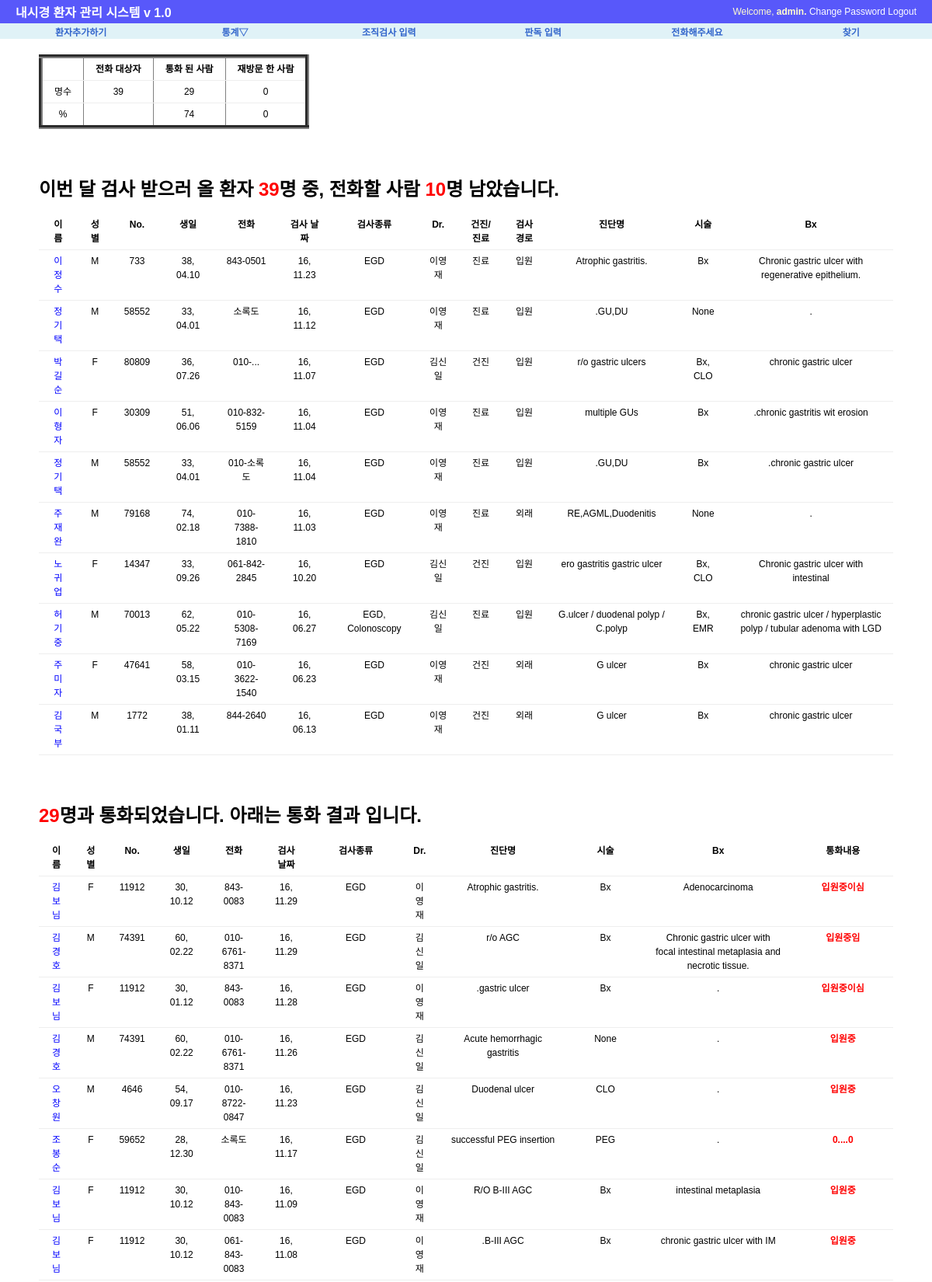
The app's page /procedure/phone/ (signed in, upper part) with its own data.
### procedure/models.py (models this page shows, shortened)
class Exam(models.Model):
    exam_date=models.DateField('검사 날짜', default=date.today)
    exam_type=MultiSelectField('내시경 종류', max_length=20, max_choices=3,choices=(('E', 'EGD'),('C','Colonoscopy'), ('S','Sigmoidoscopy')))
    exam_doc=models.CharField('의사', max_length=30, choices=(('이영재','이영재'),('김신일','김신일')), default='김신일')
    exam_class=models.CharField('건진/진료',max_length=30, choices=(('건진',"건진"),('진료',"진료"),('건진+진료',"건진+진료")), default='건진')
    exam_place=models.CharField('외래/입원', max_length=20, choices=(('입원', '입원'), ('외래', '외래')), default='외래')
    patient_name=models.CharField('환자 이름', max_length=50)
    hospital_no=models.CharField('환자등록 번호', max_length=10)
    patient_sex=models.CharField('성별',max_length=10, choices=(('M',"남자"),('F', "여자")), default='M')
    patient_birth=models.DateField('생일', auto_now=False)
    patient_phone=models.CharField("전화번호", max_length=15, default="010-")
    exam_Dx=models.CharField("내시경 진단명",max_length=200)
    exam_procedure=MultiSelectField("시술", max_length=20, max_choices=5, choices=(('None','None'),('Bx',"Bx"),('CLO','CLO'),('Polypectomy', "Polypectomy"),("EMR",'EMR'),
                                                           ('ForeignBody','Foreign Body Remove'),('BleedingControl','Bleeding Control'),('PEG','PEG')))
    Bx_result=models.CharField("조직검사 결과", max_length=200, default=".")
    follow_up=models.IntegerField("추적검사 기간", default=0)
    phone_check=models.CharField("전화 통화 결과", max_length=50, default='.')
    re_visit=models.BooleanField("재방문", default=False)
    class Meta:
        ordering=['-exam_date']

### procedure/views.py (the view)
@login_required
def phone(request):
    today=date.today()
    all_patients=Exam.objects.all()
    context={'phone_list':[], 'phoned_list':[], 'visited_list':[],  'total_number':0, 'will_phone_number':0, 'phoned_number':0, 'visited_number':0, 'phoned_fraction':0,"visited_fraction":0}
    for patient in all_patients:
        call_date=add_month(patient.exam_date, patient.follow_up)
        if today.year==call_date.year and today.month==call_date.month :
            if patient.exam_date.year == today.year and patient.exam_date.month == today.month:
                continue;
            else:
                if patient.phone_check == '.':
                    context['phone_list'].append(patient)
                elif patient.phone_check !='.':
                    if patient.re_visit == True:
                        context['visited_list'].append(patient)
                    else :
                        context['phoned_list'].append(patient)
    context['will_phone_number']=len(context['phone_list'])
    context['visited_number'] = len(context['visited_list'])
    context['phoned_number']=len(context['phoned_list'])+context['visited_number']
    context['total_number'] = context['will_phone_number'] + context['phoned_number']
    if context['total_number'] ==0:
        context['phoned_fraction'], context['visited_fraction'] = 0,0
    else :
        context['phoned_fraction']=round(float(context['phoned_number'])/context['total_number']*100)
        context['visited_fraction']=round(float(context['visited_number'])/context['total_number']*100)
    return render(request, 'procedure/phone_list.html', context)

### procedure/views.py (called while the page is built)
def add_month(date, months):
    month=date.month + int(months)-1
    year=int(date.year + (month/12))
    month=(month%12)+1
    day=date.day
    new_date=date.replace(year=year, month=month, day=1)
    return new_date

### procedure/templates/procedure/phone_list.html (shortened to what this page needs)
{%  extends "base.html" %}
{% block content %}
<div id="content">
    <table border="5" >
        <tr>
            <th></th>
            <th> 전화 대상자</th>
            <th> 통화 된 사람</th>
            <th> 재방문 한 사람</th>
        </tr>
        <tr>
            <td> 명수</td>
            <td> {{total_number}}</td>
            <td> {{phoned_number}}</td>
            <td> {{visited_number}}</td>
        </tr>
        <tr>
            <td> % </td>
            <td> </td>
            <td> {{phoned_fraction}}</td>
            <td> {{visited_fraction}}</td>
        </tr>
    </table>
    <br><br><br>
    <h1> 이번 달 검사 받으러 올 환자 <font color="red">{{total_number}}</font>명 중, 전화할 사람 <font color="red">{{will_phone_number}}</font>명 남았습니다.</h1>
        <table>
        <tr>
        <th> 이름</th>
        <th> 성별</th>
        <th> No.</th>
        <th> 생일</th>
        <th> 전화</th>
        <th> 검사 날짜</th>
        <th> 검사종류</th>
        <th> Dr.</th>
        <th> 건진/진료</th>
        <th> 검사 경로</th>
        <th> 진단명</th>
        <th> 시술</th>
        <th> Bx </th>
        </tr>
    {% for list in phone_list %}
    <tr>
        <td><a href="{% url 'procedure:phonecheck' list.id %}"><font color="blue">{{ list.patient_name }}</font></a></td>
        <td>{{ list.patient_sex }}</td>
        <td>{{ list.hospital_no}}</td>
        <td>{{ list.patient_birth |  date:"y, m.d"}}</td>
        <td>{{ list.patient_phone }}</td>
        <td>{{ list.exam_date |  date:"y, m.d" }}</td>
        <td>{{ list.exam_type }}</td>
        <td>{{ list.exam_doc}}</td>
        <td>{{ list.exam_class }}</td>
        <td>{{ list.exam_place }}</td>
        <td>{{ list.exam_Dx }}</td>
        <td>{{ list.exam_procedure }}</td>
        <td>{{ list.Bx_result }}</td>
        </tr>
    {% endfor %}
        </table>
    <br><br><br>
    <h1> <font color="red">{{phoned_number}}</font>명과 통화되었습니다. 아래는 통화 결과 입니다.</h1>
    <table>
        <tr>
        <th> 이름</th>
        <th> 성별</th>
        <th> No.</th>
        <th> 생일</th>
        <th> 전화</th>
        <th> 검사 날짜</th>
        <th> 검사종류</th>
        <th> Dr.</th>
        <th> 진단명</th>
        <th> 시술</th>
        <th> Bx </th>
        <th> 통화내용</th>
        </tr>
    {% for list in phoned_list %}
    <tr>
        <td><a href="{% url 'procedure:revisit' list.id %}"><font color="blue">{{ list.patient_name }}</font></a></td>
        <td>{{ list.patient_sex }}</td>
        <td>{{ list.hospital_no}}</td>
        <td>{{ list.patient_birth |  date:"y, m.d"}}</td>
        <td>{{ list.patient_phone }}</td>
        <td>{{ list.exam_date |  date:"y, m.d" }}</td>
        <td>{{ list.exam_type }}</td>
        <td>{{ list.exam_doc}}</td>
        <td>{{ list.exam_Dx }}</td>
        <td>{{ list.exam_procedure }}</td>
        <td>{{ list.Bx_result }}</td>
        <td><font color="red"><b>{{ list.phone_check }}</b></font></td>
    </tr>
    {% endfor %}
    </table>
    <br><br><br>
</div>
{% endblock %}

### templates/base.html (shortened to what this page needs)
<!DOCTYPE html>
<html lang="ko">
<head>
    {% load staticfiles %}
    <link rel="stylesheet" type="text/css" href="{% static "css/base.css" %}" >
    <link rel="stylesheet" type="text/css" href="{% block extrastyle %}{% endblock %}" />
</head>
<body>
<div id="header">
    <h2 class="maintitle"><a href="#"> <a href="{% url 'home' %}"> 내시경 환자 관리 시스템 v 1.0</a></h2>
    {% if user.is_active %}
    <h4 class="welcome">Welcome,
        <strong> {% firstof user.get_short_name user.get_username %}.</strong>
        <a href="{% url 'password_change' %}"> Change Password</a>
        <a href="{% url 'logout' %}">Logout</a>
    </h4>
    {% else %}
    <h4 class="welcome"> 로그인해 주세요./
        <a href=" {% url 'login' %}">Login</a>
        <a href=" {% url 'register' %}">Register</a>
    </h4>
    {% endif %}
</div>
<div id ="menu">
    <li><a href="{% url 'procedure:add' %}"> 환자추가하기</a></li>
    <li><a href="#" >통계&bigtriangledown;</a>
    </li>
    <li><a href="{% url 'procedure:biopsy' %}">조직검사 입력</a></li>
    <li><a href="{% url 'procedure:readinglist' %}">판독 입력</a></li>
    <li><a href="{% url 'procedure:phone' %}">전화해주세요</a></li>
    <li><a href="{% url 'procedure:search' %}"> 찾기</a></li>
</div>
{% block content %}{% endblock %}
</body>
</html>

### static/css/base.css (style rules this page uses)
body { font-family: "Lucida Grande", Verdana, Arial,sans-serif; font-size: 12px }
div#header { position: absolute; top: 0px; left: 0px; height: 30px; width:1200px; display: table; background: #5858FA; }
div#menu { position: absolute; top:30px; left:0px; height: 20px; width: 1200px; display:table; table-layout: fixed; border-spacing: 10px 0px; background: #E0F2F7; font_size: 8px; }
div#content { position: absolute; top: 70px; left: 50px; right: 50px; }
.maintitle { display: table-cell; vertical-align: middle; padding-left: 20px; color: #fffccf; font-weight: bold; font-size: 16px; }
.welcome { display: table-cell; vertical-align: middle; text-align: right; padding-right: 20px; color: #fffccf; font-weight: normal; font-size: 12px; }
div#menu a:link, div#menu a:visited { color:#36c; }
div#menu >li { display: table-cell; vertical-align: middle; border: 0px solid #bbb; border-radius: 5px; text-align: center; font-weight: bold; }
a:link, a:visited { color: #FFFFFF; text-decoration: none; }
table { border-collapse: collapse; text-align: center; }
td, th { line-height: 18px; border-bottom: 1px solid #eee; vertical-align: top; padding : 5px 15px; font-family : "Lucida Grande", Verdana, Arial, sans-serif; }

### records on screen
Exam: patient_name "이정수", patient_sex "M", hospital_no "733", patient_birth "38, 04.10", patient_phone "843-0501", exam_date "16, 11.23", exam_type "EGD", exam_doc "이영재", exam_class "진료", exam_place "입원", exam_Dx "Atrophic gastritis.", exam_procedure "Bx", Bx_result "Chronic gastric ulcer with regenerative epithelium."
Exam: patient_name "정기택", patient_sex "M", hospital_no "58552", patient_birth "33, 04.01", patient_phone "소록도", exam_date "16, 11.12", exam_type "EGD", exam_doc "이영재", exam_class "진료", exam_place "입원", exam_Dx ".GU,DU", exam_procedure "None", Bx_result "."
Exam: patient_name "박길순", patient_sex "F", hospital_no "80809", patient_birth "36, 07.26", patient_phone "010-...", exam_date "16, 11.07", exam_type "EGD", exam_doc "김신일", exam_class "건진", exam_place "입원", exam_Dx "r/o gastric ulcers", exam_procedure "Bx, CLO", Bx_result "chronic gastric ulcer"
Exam: patient_name "이형자", patient_sex "F", hospital_no "30309", patient_birth "51, 06.06", patient_phone "010-832-5159", exam_date "16, 11.04", exam_type "EGD", exam_doc "이영재", exam_class "진료", exam_place "입원", exam_Dx "multiple GUs", exam_procedure "Bx", Bx_result ".chronic gastritis wit erosion"
Exam: patient_name "정기택", patient_sex "M", hospital_no "58552", patient_birth "33, 04.01", patient_phone "010-소록도", exam_date "16, 11.04", exam_type "EGD", exam_doc "이영재", exam_class "진료", exam_place "입원", exam_Dx ".GU,DU", exam_procedure "Bx", Bx_result ".chronic gastric ulcer"
Exam: patient_name "주재완", patient_sex "M", hospital_no "79168", patient_birth "74, 02.18", patient_phone "010-7388-1810", exam_date "16, 11.03", exam_type "EGD", exam_doc "이영재", exam_class "진료", exam_place "외래", exam_Dx "RE,AGML,Duodenitis", exam_procedure "None", Bx_result "."
Exam: patient_name "노귀업", patient_sex "F", hospital_no "14347", patient_birth "33, 09.26", patient_phone "061-842-2845", exam_date "16, 10.20", exam_type "EGD", exam_doc "김신일", exam_class "건진", exam_place "입원", exam_Dx "ero gastritis gastric ulcer", exam_procedure "Bx, CLO", Bx_result "Chronic gastric ulcer with intestinal"
Exam: patient_name "허기중", patient_sex "M", hospital_no "70013", patient_birth "62, 05.22", patient_phone "010-5308-7169", exam_date "16, 06.27", exam_type "EGD, Colonoscopy", exam_doc "김신일", exam_class "진료", exam_place "입원", exam_Dx "G.ulcer / duodenal polyp / C.polyp", exam_procedure "Bx, EMR", Bx_result "chronic gastric ulcer / hyperplastic polyp / tubular adenoma with LGD"
Exam: patient_name "주미자", patient_sex "F", hospital_no "47641", patient_birth "58, 03.15", patient_phone "010-3622-1540", exam_date "16, 06.23", exam_type "EGD", exam_doc "이영재", exam_class "건진", exam_place "외래", exam_Dx "G ulcer", exam_procedure "Bx", Bx_result "chronic gastric ulcer"
Exam: patient_name "김국부", patient_sex "M", hospital_no "1772", patient_birth "38, 01.11", patient_phone "844-2640", exam_date "16, 06.13", exam_type "EGD", exam_doc "이영재", exam_class "건진", exam_place "외래", exam_Dx "G ulcer", exam_procedure "Bx", Bx_result "chronic gastric ulcer"
Exam: patient_name "김보님", patient_sex "F", hospital_no "11912", patient_birth "30, 10.12", patient_phone "843-0083", exam_date "16, 11.29", exam_type "EGD", exam_doc "이영재", exam_Dx "Atrophic gastritis.", exam_procedure "Bx", Bx_result "Adenocarcinoma", phone_check "입원중이심"
Exam: patient_name "김경호", patient_sex "M", hospital_no "74391", patient_birth "60, 02.22", patient_phone "010-6761-8371", exam_date "16, 11.29", exam_type "EGD", exam_doc "김신일", exam_Dx "r/o AGC", exam_procedure "Bx", Bx_result "Chronic gastric ulcer with focal intestinal metaplasia and necrotic tissue.", phone_check "입원중임"
Exam: patient_name "김보님", patient_sex "F", hospital_no "11912", patient_birth "30, 01.12", patient_phone "843-0083", exam_date "16, 11.28", exam_type "EGD", exam_doc "이영재", exam_Dx ".gastric ulcer", exam_procedure "Bx", Bx_result ".", phone_check "입원중이심"
Exam: patient_name "김경호", patient_sex "M", hospital_no "74391", patient_birth "60, 02.22", patient_phone "010-6761-8371", exam_date "16, 11.26", exam_type "EGD", exam_doc "김신일", exam_Dx "Acute hemorrhagic gastritis", exam_procedure "None", Bx_result ".", phone_check "입원중"
Exam: patient_name "오창원", patient_sex "M", hospital_no "4646", patient_birth "54, 09.17", patient_phone "010-8722-0847", exam_date "16, 11.23", exam_type "EGD", exam_doc "김신일", exam_Dx "Duodenal ulcer", exam_procedure "CLO", Bx_result ".", phone_check "입원중"
Exam: patient_name "조봉순", patient_sex "F", hospital_no "59652", patient_birth "28, 12.30", patient_phone "소록도", exam_date "16, 11.17", exam_type "EGD", exam_doc "김신일", exam_Dx "successful PEG insertion", exam_procedure "PEG", Bx_result ".", phone_check "0....0"
Exam: patient_name "김보님", patient_sex "F", hospital_no "11912", patient_birth "30, 10.12", patient_phone "010-843-0083", exam_date "16, 11.09", exam_type "EGD", exam_doc "이영재", exam_Dx "R/O B-III AGC", exam_procedure "Bx", Bx_result "intestinal metaplasia", phone_check "입원중"
Exam: patient_name "김보님", patient_sex "F", hospital_no "11912", patient_birth "30, 10.12", patient_phone "061-843-0083", exam_date "16, 11.08", exam_type "EGD", exam_doc "이영재", exam_Dx ".B-III AGC", exam_procedure "Bx", Bx_result "chronic gastric ulcer with IM", phone_check "입원중"

### other values on screen
{{ total_number }} "39"
{{ phoned_number }} "29"
{{ visited_number }} "0"
{{ phoned_fraction }} "74"
{{ visited_fraction }} "0"
{{ will_phone_number }} "10"
